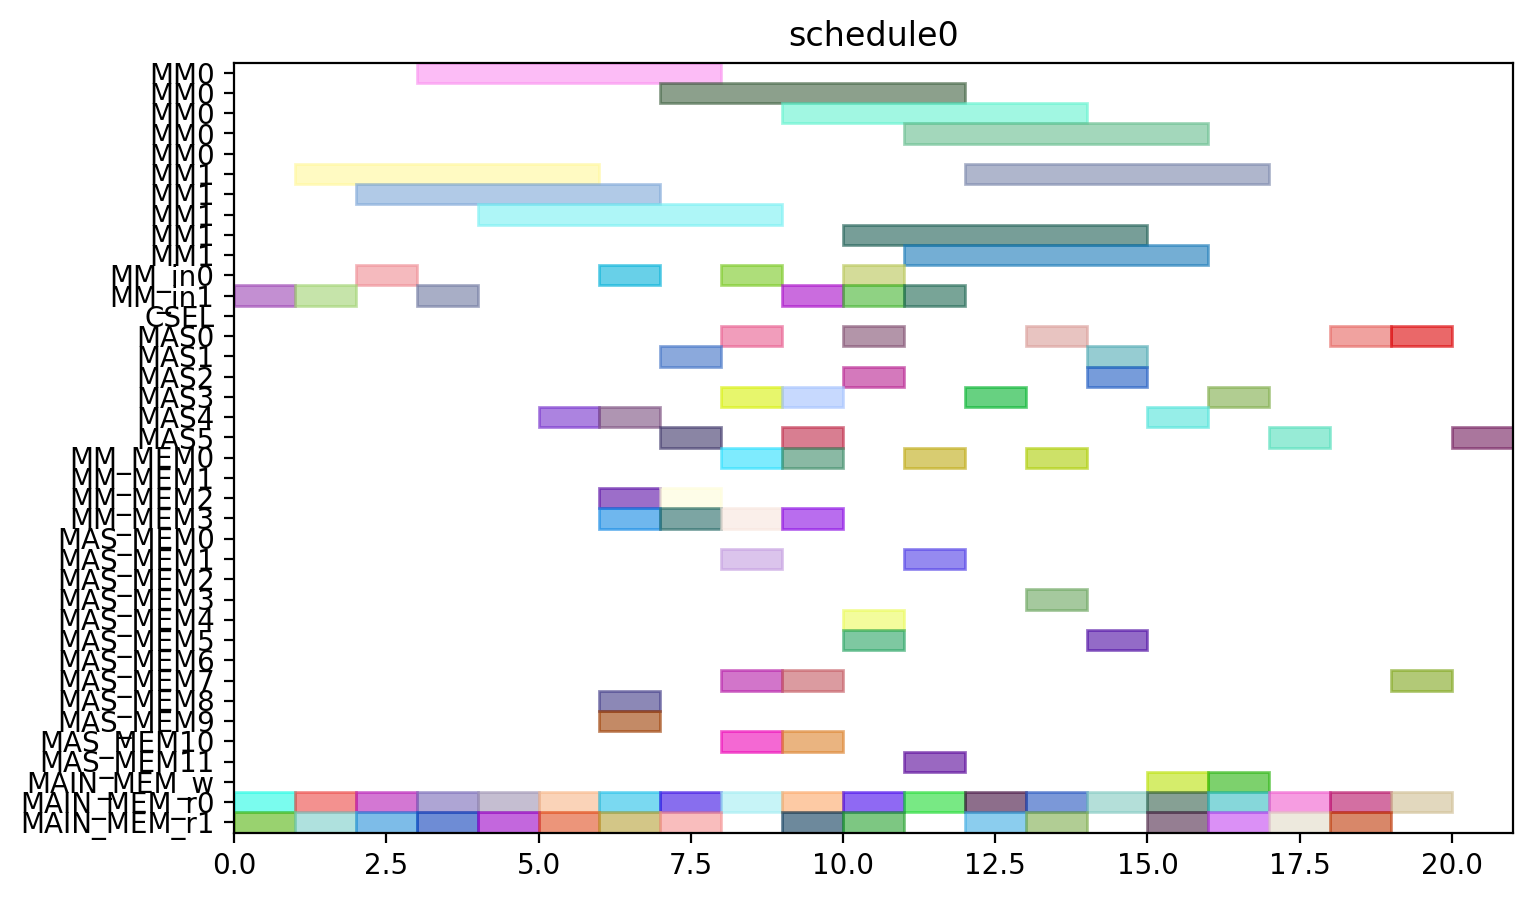

Recreate this plot in Python.
from pyschedule import Scenario, solvers, plotters, alt


def solve():
	horizon = 120
	S = Scenario("schedule0", horizon=horizon)

	# resource
	MM = S.Resources('MM', num=2, size=5)
	MM_in = S.Resources('MM_in', num=2)
	CSEL = S.Resource('CSEL')
	MAS = S.Resources('MAS', num=6, size=1, periods=range(1, horizon))
	MM_MEM = S.Resources('MM_MEM', num=4)
	MAS_MEM = S.Resources('MAS_MEM', num=12)
	MAIN_MEM_w = S.Resource('MAIN_MEM_w', size=1)
	MAIN_MEM_r = S.Resources('MAIN_MEM_r', num=2)

	# result of previous scheduling

	# new tasks
	t0_t0 = S.Task('t0_t0', length=5, delay_cost=1)
	t0_t0 += alt(MM)
	t0_t0_in = S.Task('t0_t0_in', length=1, delay_cost=1)
	t0_t0_in += alt(MM_in)
	S += t0_t0_in*MM_in[0]<=t0_t0*MM[0]
	S += t0_t0_in*MM_in[1]<=t0_t0*MM[1]
	t0_t0_mem0 = S.Task('t0_t0_mem0', length=1, delay_cost=1)
	t0_t0_mem0 += MAIN_MEM_r[0]
	S += t0_t0_mem0 <= t0_t0

	t0_t0_mem1 = S.Task('t0_t0_mem1', length=1, delay_cost=1)
	t0_t0_mem1 += MAIN_MEM_r[1]
	S += t0_t0_mem1 <= t0_t0

	t0_t1 = S.Task('t0_t1', length=5, delay_cost=1)
	t0_t1 += alt(MM)
	t0_t1_in = S.Task('t0_t1_in', length=1, delay_cost=1)
	t0_t1_in += alt(MM_in)
	S += t0_t1_in*MM_in[0]<=t0_t1*MM[0]
	S += t0_t1_in*MM_in[1]<=t0_t1*MM[1]
	t0_t1_mem0 = S.Task('t0_t1_mem0', length=1, delay_cost=1)
	t0_t1_mem0 += MAIN_MEM_r[0]
	S += t0_t1_mem0 <= t0_t1

	t0_t1_mem1 = S.Task('t0_t1_mem1', length=1, delay_cost=1)
	t0_t1_mem1 += MAIN_MEM_r[1]
	S += t0_t1_mem1 <= t0_t1

	t0_t2 = S.Task('t0_t2', length=1, delay_cost=1)
	t0_t2 += alt(MAS)
	t0_t2_mem0 = S.Task('t0_t2_mem0', length=1, delay_cost=1)
	t0_t2_mem0 += MAIN_MEM_r[0]
	S += t0_t2_mem0 <= t0_t2

	t0_t2_mem1 = S.Task('t0_t2_mem1', length=1, delay_cost=1)
	t0_t2_mem1 += MAIN_MEM_r[1]
	S += t0_t2_mem1 <= t0_t2

	t0_t3 = S.Task('t0_t3', length=1, delay_cost=1)
	t0_t3 += alt(MAS)
	t0_t3_mem0 = S.Task('t0_t3_mem0', length=1, delay_cost=1)
	t0_t3_mem0 += MAIN_MEM_r[0]
	S += t0_t3_mem0 <= t0_t3

	t0_t3_mem1 = S.Task('t0_t3_mem1', length=1, delay_cost=1)
	t0_t3_mem1 += MAIN_MEM_r[1]
	S += t0_t3_mem1 <= t0_t3

	t2_t0 = S.Task('t2_t0', length=5, delay_cost=1)
	t2_t0 += alt(MM)
	t2_t0_in = S.Task('t2_t0_in', length=1, delay_cost=1)
	t2_t0_in += alt(MM_in)
	S += t2_t0_in*MM_in[0]<=t2_t0*MM[0]
	S += t2_t0_in*MM_in[1]<=t2_t0*MM[1]
	t2_t0_mem0 = S.Task('t2_t0_mem0', length=1, delay_cost=1)
	t2_t0_mem0 += MAIN_MEM_r[0]
	S += t2_t0_mem0 <= t2_t0

	t2_t0_mem1 = S.Task('t2_t0_mem1', length=1, delay_cost=1)
	t2_t0_mem1 += MAIN_MEM_r[1]
	S += t2_t0_mem1 <= t2_t0

	t2_t1 = S.Task('t2_t1', length=5, delay_cost=1)
	t2_t1 += alt(MM)
	t2_t1_in = S.Task('t2_t1_in', length=1, delay_cost=1)
	t2_t1_in += alt(MM_in)
	S += t2_t1_in*MM_in[0]<=t2_t1*MM[0]
	S += t2_t1_in*MM_in[1]<=t2_t1*MM[1]
	t2_t1_mem0 = S.Task('t2_t1_mem0', length=1, delay_cost=1)
	t2_t1_mem0 += MAIN_MEM_r[0]
	S += t2_t1_mem0 <= t2_t1

	t2_t1_mem1 = S.Task('t2_t1_mem1', length=1, delay_cost=1)
	t2_t1_mem1 += MAIN_MEM_r[1]
	S += t2_t1_mem1 <= t2_t1

	t2_t2 = S.Task('t2_t2', length=1, delay_cost=1)
	t2_t2 += alt(MAS)
	t2_t2_mem0 = S.Task('t2_t2_mem0', length=1, delay_cost=1)
	t2_t2_mem0 += MAIN_MEM_r[0]
	S += t2_t2_mem0 <= t2_t2

	t2_t2_mem1 = S.Task('t2_t2_mem1', length=1, delay_cost=1)
	t2_t2_mem1 += MAIN_MEM_r[1]
	S += t2_t2_mem1 <= t2_t2

	t2_t3 = S.Task('t2_t3', length=1, delay_cost=1)
	t2_t3 += alt(MAS)
	t2_t3_mem0 = S.Task('t2_t3_mem0', length=1, delay_cost=1)
	t2_t3_mem0 += MAIN_MEM_r[0]
	S += t2_t3_mem0 <= t2_t3

	t2_t3_mem1 = S.Task('t2_t3_mem1', length=1, delay_cost=1)
	t2_t3_mem1 += MAIN_MEM_r[1]
	S += t2_t3_mem1 <= t2_t3

	t7_t2 = S.Task('t7_t2', length=1, delay_cost=1)
	t7_t2 += alt(MAS)
	t7_t2_mem0 = S.Task('t7_t2_mem0', length=1, delay_cost=1)
	t7_t2_mem0 += MAIN_MEM_r[0]
	S += t7_t2_mem0 <= t7_t2

	t7_t2_mem1 = S.Task('t7_t2_mem1', length=1, delay_cost=1)
	t7_t2_mem1 += MAIN_MEM_r[1]
	S += t7_t2_mem1 <= t7_t2

	t9_t2 = S.Task('t9_t2', length=1, delay_cost=1)
	t9_t2 += alt(MAS)
	t9_t2_mem0 = S.Task('t9_t2_mem0', length=1, delay_cost=1)
	t9_t2_mem0 += MAIN_MEM_r[0]
	S += t9_t2_mem0 <= t9_t2

	t9_t2_mem1 = S.Task('t9_t2_mem1', length=1, delay_cost=1)
	t9_t2_mem1 += MAIN_MEM_r[1]
	S += t9_t2_mem1 <= t9_t2

	t14_t2 = S.Task('t14_t2', length=1, delay_cost=1)
	t14_t2 += alt(MAS)
	t14_t2_mem0 = S.Task('t14_t2_mem0', length=1, delay_cost=1)
	t14_t2_mem0 += MAIN_MEM_r[0]
	S += t14_t2_mem0 <= t14_t2

	t14_t2_mem1 = S.Task('t14_t2_mem1', length=1, delay_cost=1)
	t14_t2_mem1 += MAIN_MEM_r[1]
	S += t14_t2_mem1 <= t14_t2

	new_TZ_t2 = S.Task('new_TZ_t2', length=1, delay_cost=1)
	new_TZ_t2 += alt(MAS)
	new_TZ_t2_mem0 = S.Task('new_TZ_t2_mem0', length=1, delay_cost=1)
	new_TZ_t2_mem0 += MAIN_MEM_r[0]
	S += new_TZ_t2_mem0 <= new_TZ_t2

	new_TZ_t2_mem1 = S.Task('new_TZ_t2_mem1', length=1, delay_cost=1)
	new_TZ_t2_mem1 += MAIN_MEM_r[1]
	S += new_TZ_t2_mem1 <= new_TZ_t2

	t16_t2 = S.Task('t16_t2', length=1, delay_cost=1)
	t16_t2 += alt(MAS)
	t16_t2_mem0 = S.Task('t16_t2_mem0', length=1, delay_cost=1)
	t16_t2_mem0 += MAIN_MEM_r[0]
	S += t16_t2_mem0 <= t16_t2

	t16_t2_mem1 = S.Task('t16_t2_mem1', length=1, delay_cost=1)
	t16_t2_mem1 += MAIN_MEM_r[1]
	S += t16_t2_mem1 <= t16_t2

	t17_t2 = S.Task('t17_t2', length=1, delay_cost=1)
	t17_t2 += alt(MAS)
	t17_t2_mem0 = S.Task('t17_t2_mem0', length=1, delay_cost=1)
	t17_t2_mem0 += MAIN_MEM_r[0]
	S += t17_t2_mem0 <= t17_t2

	t17_t2_mem1 = S.Task('t17_t2_mem1', length=1, delay_cost=1)
	t17_t2_mem1 += MAIN_MEM_r[1]
	S += t17_t2_mem1 <= t17_t2

	t0_t4 = S.Task('t0_t4', length=5, delay_cost=1)
	t0_t4 += alt(MM)
	t0_t4_in = S.Task('t0_t4_in', length=1, delay_cost=1)
	t0_t4_in += alt(MM_in)
	S += t0_t4_in*MM_in[0]<=t0_t4*MM[0]
	S += t0_t4_in*MM_in[1]<=t0_t4*MM[1]
	t0_t4_mem0 = S.Task('t0_t4_mem0', length=1, delay_cost=1)
	t0_t4_mem0 += alt(MAS_MEM)
	S += (t0_t2*MAS[0])-1 < t0_t4_mem0*MAS_MEM[0]
	S += (t0_t2*MAS[1])-1 < t0_t4_mem0*MAS_MEM[2]
	S += (t0_t2*MAS[2])-1 < t0_t4_mem0*MAS_MEM[4]
	S += (t0_t2*MAS[3])-1 < t0_t4_mem0*MAS_MEM[6]
	S += (t0_t2*MAS[4])-1 < t0_t4_mem0*MAS_MEM[8]
	S += (t0_t2*MAS[5])-1 < t0_t4_mem0*MAS_MEM[10]
	S += t0_t4_mem0 <= t0_t4

	t0_t4_mem1 = S.Task('t0_t4_mem1', length=1, delay_cost=1)
	t0_t4_mem1 += alt(MAS_MEM)
	S += (t0_t3*MAS[0])-1 < t0_t4_mem1*MAS_MEM[1]
	S += (t0_t3*MAS[1])-1 < t0_t4_mem1*MAS_MEM[3]
	S += (t0_t3*MAS[2])-1 < t0_t4_mem1*MAS_MEM[5]
	S += (t0_t3*MAS[3])-1 < t0_t4_mem1*MAS_MEM[7]
	S += (t0_t3*MAS[4])-1 < t0_t4_mem1*MAS_MEM[9]
	S += (t0_t3*MAS[5])-1 < t0_t4_mem1*MAS_MEM[11]
	S += t0_t4_mem1 <= t0_t4

	t00 = S.Task('t00', length=1, delay_cost=1)
	t00 += alt(MAS)
	t00_mem0 = S.Task('t00_mem0', length=1, delay_cost=1)
	t00_mem0 += alt(MM_MEM)
	S += (t0_t0*MM[0])-1 < t00_mem0*MM_MEM[0]
	S += (t0_t0*MM[1])-1 < t00_mem0*MM_MEM[2]
	S += t00_mem0 <= t00

	t00_mem1 = S.Task('t00_mem1', length=1, delay_cost=1)
	t00_mem1 += alt(MM_MEM)
	S += (t0_t1*MM[0])-1 < t00_mem1*MM_MEM[1]
	S += (t0_t1*MM[1])-1 < t00_mem1*MM_MEM[3]
	S += t00_mem1 <= t00

	t0_t5 = S.Task('t0_t5', length=1, delay_cost=1)
	t0_t5 += alt(MAS)
	t0_t5_mem0 = S.Task('t0_t5_mem0', length=1, delay_cost=1)
	t0_t5_mem0 += alt(MM_MEM)
	S += (t0_t0*MM[0])-1 < t0_t5_mem0*MM_MEM[0]
	S += (t0_t0*MM[1])-1 < t0_t5_mem0*MM_MEM[2]
	S += t0_t5_mem0 <= t0_t5

	t0_t5_mem1 = S.Task('t0_t5_mem1', length=1, delay_cost=1)
	t0_t5_mem1 += alt(MM_MEM)
	S += (t0_t1*MM[0])-1 < t0_t5_mem1*MM_MEM[1]
	S += (t0_t1*MM[1])-1 < t0_t5_mem1*MM_MEM[3]
	S += t0_t5_mem1 <= t0_t5

	t2_t4 = S.Task('t2_t4', length=5, delay_cost=1)
	t2_t4 += alt(MM)
	t2_t4_in = S.Task('t2_t4_in', length=1, delay_cost=1)
	t2_t4_in += alt(MM_in)
	S += t2_t4_in*MM_in[0]<=t2_t4*MM[0]
	S += t2_t4_in*MM_in[1]<=t2_t4*MM[1]
	t2_t4_mem0 = S.Task('t2_t4_mem0', length=1, delay_cost=1)
	t2_t4_mem0 += alt(MAS_MEM)
	S += (t2_t2*MAS[0])-1 < t2_t4_mem0*MAS_MEM[0]
	S += (t2_t2*MAS[1])-1 < t2_t4_mem0*MAS_MEM[2]
	S += (t2_t2*MAS[2])-1 < t2_t4_mem0*MAS_MEM[4]
	S += (t2_t2*MAS[3])-1 < t2_t4_mem0*MAS_MEM[6]
	S += (t2_t2*MAS[4])-1 < t2_t4_mem0*MAS_MEM[8]
	S += (t2_t2*MAS[5])-1 < t2_t4_mem0*MAS_MEM[10]
	S += t2_t4_mem0 <= t2_t4

	t2_t4_mem1 = S.Task('t2_t4_mem1', length=1, delay_cost=1)
	t2_t4_mem1 += alt(MAS_MEM)
	S += (t2_t3*MAS[0])-1 < t2_t4_mem1*MAS_MEM[1]
	S += (t2_t3*MAS[1])-1 < t2_t4_mem1*MAS_MEM[3]
	S += (t2_t3*MAS[2])-1 < t2_t4_mem1*MAS_MEM[5]
	S += (t2_t3*MAS[3])-1 < t2_t4_mem1*MAS_MEM[7]
	S += (t2_t3*MAS[4])-1 < t2_t4_mem1*MAS_MEM[9]
	S += (t2_t3*MAS[5])-1 < t2_t4_mem1*MAS_MEM[11]
	S += t2_t4_mem1 <= t2_t4

	t20 = S.Task('t20', length=1, delay_cost=1)
	t20 += alt(MAS)
	t20_mem0 = S.Task('t20_mem0', length=1, delay_cost=1)
	t20_mem0 += alt(MM_MEM)
	S += (t2_t0*MM[0])-1 < t20_mem0*MM_MEM[0]
	S += (t2_t0*MM[1])-1 < t20_mem0*MM_MEM[2]
	S += t20_mem0 <= t20

	t20_mem1 = S.Task('t20_mem1', length=1, delay_cost=1)
	t20_mem1 += alt(MM_MEM)
	S += (t2_t1*MM[0])-1 < t20_mem1*MM_MEM[1]
	S += (t2_t1*MM[1])-1 < t20_mem1*MM_MEM[3]
	S += t20_mem1 <= t20

	t2_t5 = S.Task('t2_t5', length=1, delay_cost=1)
	t2_t5 += alt(MAS)
	t2_t5_mem0 = S.Task('t2_t5_mem0', length=1, delay_cost=1)
	t2_t5_mem0 += alt(MM_MEM)
	S += (t2_t0*MM[0])-1 < t2_t5_mem0*MM_MEM[0]
	S += (t2_t0*MM[1])-1 < t2_t5_mem0*MM_MEM[2]
	S += t2_t5_mem0 <= t2_t5

	t2_t5_mem1 = S.Task('t2_t5_mem1', length=1, delay_cost=1)
	t2_t5_mem1 += alt(MM_MEM)
	S += (t2_t1*MM[0])-1 < t2_t5_mem1*MM_MEM[1]
	S += (t2_t1*MM[1])-1 < t2_t5_mem1*MM_MEM[3]
	S += t2_t5_mem1 <= t2_t5

	t01 = S.Task('t01', length=1, delay_cost=1)
	t01 += alt(MAS)
	t01_mem0 = S.Task('t01_mem0', length=1, delay_cost=1)
	t01_mem0 += alt(MM_MEM)
	S += (t0_t4*MM[0])-1 < t01_mem0*MM_MEM[0]
	S += (t0_t4*MM[1])-1 < t01_mem0*MM_MEM[2]
	S += t01_mem0 <= t01

	t01_mem1 = S.Task('t01_mem1', length=1, delay_cost=1)
	t01_mem1 += alt(MAS_MEM)
	S += (t0_t5*MAS[0])-1 < t01_mem1*MAS_MEM[1]
	S += (t0_t5*MAS[1])-1 < t01_mem1*MAS_MEM[3]
	S += (t0_t5*MAS[2])-1 < t01_mem1*MAS_MEM[5]
	S += (t0_t5*MAS[3])-1 < t01_mem1*MAS_MEM[7]
	S += (t0_t5*MAS[4])-1 < t01_mem1*MAS_MEM[9]
	S += (t0_t5*MAS[5])-1 < t01_mem1*MAS_MEM[11]
	S += t01_mem1 <= t01

	t10 = S.Task('t10', length=1, delay_cost=1)
	t10 += alt(MAS)
	t10_mem0 = S.Task('t10_mem0', length=1, delay_cost=1)
	t10_mem0 += MAIN_MEM_r[0]
	S += t10_mem0 <= t10

	t10_mem1 = S.Task('t10_mem1', length=1, delay_cost=1)
	t10_mem1 += alt(MAS_MEM)
	S += (t00*MAS[0])-1 < t10_mem1*MAS_MEM[1]
	S += (t00*MAS[1])-1 < t10_mem1*MAS_MEM[3]
	S += (t00*MAS[2])-1 < t10_mem1*MAS_MEM[5]
	S += (t00*MAS[3])-1 < t10_mem1*MAS_MEM[7]
	S += (t00*MAS[4])-1 < t10_mem1*MAS_MEM[9]
	S += (t00*MAS[5])-1 < t10_mem1*MAS_MEM[11]
	S += t10_mem1 <= t10

	t21 = S.Task('t21', length=1, delay_cost=1)
	t21 += alt(MAS)
	t21_mem0 = S.Task('t21_mem0', length=1, delay_cost=1)
	t21_mem0 += alt(MM_MEM)
	S += (t2_t4*MM[0])-1 < t21_mem0*MM_MEM[0]
	S += (t2_t4*MM[1])-1 < t21_mem0*MM_MEM[2]
	S += t21_mem0 <= t21

	t21_mem1 = S.Task('t21_mem1', length=1, delay_cost=1)
	t21_mem1 += alt(MAS_MEM)
	S += (t2_t5*MAS[0])-1 < t21_mem1*MAS_MEM[1]
	S += (t2_t5*MAS[1])-1 < t21_mem1*MAS_MEM[3]
	S += (t2_t5*MAS[2])-1 < t21_mem1*MAS_MEM[5]
	S += (t2_t5*MAS[3])-1 < t21_mem1*MAS_MEM[7]
	S += (t2_t5*MAS[4])-1 < t21_mem1*MAS_MEM[9]
	S += (t2_t5*MAS[5])-1 < t21_mem1*MAS_MEM[11]
	S += t21_mem1 <= t21

	t30 = S.Task('t30', length=1, delay_cost=1)
	t30 += alt(MAS)
	t30_mem0 = S.Task('t30_mem0', length=1, delay_cost=1)
	t30_mem0 += MAIN_MEM_r[0]
	S += t30_mem0 <= t30

	t30_mem1 = S.Task('t30_mem1', length=1, delay_cost=1)
	t30_mem1 += alt(MAS_MEM)
	S += (t20*MAS[0])-1 < t30_mem1*MAS_MEM[1]
	S += (t20*MAS[1])-1 < t30_mem1*MAS_MEM[3]
	S += (t20*MAS[2])-1 < t30_mem1*MAS_MEM[5]
	S += (t20*MAS[3])-1 < t30_mem1*MAS_MEM[7]
	S += (t20*MAS[4])-1 < t30_mem1*MAS_MEM[9]
	S += (t20*MAS[5])-1 < t30_mem1*MAS_MEM[11]
	S += t30_mem1 <= t30

	t11 = S.Task('t11', length=1, delay_cost=1)
	t11 += alt(MAS)
	t11_mem0 = S.Task('t11_mem0', length=1, delay_cost=1)
	t11_mem0 += MAIN_MEM_r[0]
	S += t11_mem0 <= t11

	t11_mem1 = S.Task('t11_mem1', length=1, delay_cost=1)
	t11_mem1 += alt(MAS_MEM)
	S += (t01*MAS[0])-1 < t11_mem1*MAS_MEM[1]
	S += (t01*MAS[1])-1 < t11_mem1*MAS_MEM[3]
	S += (t01*MAS[2])-1 < t11_mem1*MAS_MEM[5]
	S += (t01*MAS[3])-1 < t11_mem1*MAS_MEM[7]
	S += (t01*MAS[4])-1 < t11_mem1*MAS_MEM[9]
	S += (t01*MAS[5])-1 < t11_mem1*MAS_MEM[11]
	S += t11_mem1 <= t11

	t31 = S.Task('t31', length=1, delay_cost=1)
	t31 += alt(MAS)
	t31_mem0 = S.Task('t31_mem0', length=1, delay_cost=1)
	t31_mem0 += MAIN_MEM_r[0]
	S += t31_mem0 <= t31

	t31_mem1 = S.Task('t31_mem1', length=1, delay_cost=1)
	t31_mem1 += alt(MAS_MEM)
	S += (t21*MAS[0])-1 < t31_mem1*MAS_MEM[1]
	S += (t21*MAS[1])-1 < t31_mem1*MAS_MEM[3]
	S += (t21*MAS[2])-1 < t31_mem1*MAS_MEM[5]
	S += (t21*MAS[3])-1 < t31_mem1*MAS_MEM[7]
	S += (t21*MAS[4])-1 < t31_mem1*MAS_MEM[9]
	S += (t21*MAS[5])-1 < t31_mem1*MAS_MEM[11]
	S += t31_mem1 <= t31

	c010 = S.Task('c010', length=5, delay_cost=1)
	c010 += alt(MM)
	c010_in = S.Task('c010_in', length=1, delay_cost=1)
	c010_in += alt(MM_in)
	S += c010_in*MM_in[0]<=c010*MM[0]
	S += c010_in*MM_in[1]<=c010*MM[1]
	S += 0<c010

	c010_w = S.Task('c010_w', length=1, delay_cost=1)
	c010_w += alt(MAIN_MEM_w)
	S += c010 <= c010_w

	c010_mem0 = S.Task('c010_mem0', length=1, delay_cost=1)
	c010_mem0 += alt(MAS_MEM)
	S += (t30*MAS[0])-1 < c010_mem0*MAS_MEM[0]
	S += (t30*MAS[1])-1 < c010_mem0*MAS_MEM[2]
	S += (t30*MAS[2])-1 < c010_mem0*MAS_MEM[4]
	S += (t30*MAS[3])-1 < c010_mem0*MAS_MEM[6]
	S += (t30*MAS[4])-1 < c010_mem0*MAS_MEM[8]
	S += (t30*MAS[5])-1 < c010_mem0*MAS_MEM[10]
	S += c010_mem0 <= c010

	c010_mem1 = S.Task('c010_mem1', length=1, delay_cost=1)
	c010_mem1 += MAIN_MEM_r[1]
	S += c010_mem1 <= c010

	c200 = S.Task('c200', length=5, delay_cost=1)
	c200 += alt(MM)
	c200_in = S.Task('c200_in', length=1, delay_cost=1)
	c200_in += alt(MM_in)
	S += c200_in*MM_in[0]<=c200*MM[0]
	S += c200_in*MM_in[1]<=c200*MM[1]
	S += 0<c200

	c200_w = S.Task('c200_w', length=1, delay_cost=1)
	c200_w += alt(MAIN_MEM_w)
	S += c200 <= c200_w

	c200_mem0 = S.Task('c200_mem0', length=1, delay_cost=1)
	c200_mem0 += alt(MAS_MEM)
	S += (t10*MAS[0])-1 < c200_mem0*MAS_MEM[0]
	S += (t10*MAS[1])-1 < c200_mem0*MAS_MEM[2]
	S += (t10*MAS[2])-1 < c200_mem0*MAS_MEM[4]
	S += (t10*MAS[3])-1 < c200_mem0*MAS_MEM[6]
	S += (t10*MAS[4])-1 < c200_mem0*MAS_MEM[8]
	S += (t10*MAS[5])-1 < c200_mem0*MAS_MEM[10]
	S += c200_mem0 <= c200

	c200_mem1 = S.Task('c200_mem1', length=1, delay_cost=1)
	c200_mem1 += MAIN_MEM_r[1]
	S += c200_mem1 <= c200

	t16_t0 = S.Task('t16_t0', length=5, delay_cost=1)
	t16_t0 += alt(MM)
	t16_t0_in = S.Task('t16_t0_in', length=1, delay_cost=1)
	t16_t0_in += alt(MM_in)
	S += t16_t0_in*MM_in[0]<=t16_t0*MM[0]
	S += t16_t0_in*MM_in[1]<=t16_t0*MM[1]
	t16_t0_mem0 = S.Task('t16_t0_mem0', length=1, delay_cost=1)
	t16_t0_mem0 += MAIN_MEM_r[0]
	S += t16_t0_mem0 <= t16_t0

	t16_t0_mem1 = S.Task('t16_t0_mem1', length=1, delay_cost=1)
	t16_t0_mem1 += alt(MAS_MEM)
	S += (t30*MAS[0])-1 < t16_t0_mem1*MAS_MEM[1]
	S += (t30*MAS[1])-1 < t16_t0_mem1*MAS_MEM[3]
	S += (t30*MAS[2])-1 < t16_t0_mem1*MAS_MEM[5]
	S += (t30*MAS[3])-1 < t16_t0_mem1*MAS_MEM[7]
	S += (t30*MAS[4])-1 < t16_t0_mem1*MAS_MEM[9]
	S += (t30*MAS[5])-1 < t16_t0_mem1*MAS_MEM[11]
	S += t16_t0_mem1 <= t16_t0

	t17_t0 = S.Task('t17_t0', length=5, delay_cost=1)
	t17_t0 += alt(MM)
	t17_t0_in = S.Task('t17_t0_in', length=1, delay_cost=1)
	t17_t0_in += alt(MM_in)
	S += t17_t0_in*MM_in[0]<=t17_t0*MM[0]
	S += t17_t0_in*MM_in[1]<=t17_t0*MM[1]
	t17_t0_mem0 = S.Task('t17_t0_mem0', length=1, delay_cost=1)
	t17_t0_mem0 += MAIN_MEM_r[0]
	S += t17_t0_mem0 <= t17_t0

	t17_t0_mem1 = S.Task('t17_t0_mem1', length=1, delay_cost=1)
	t17_t0_mem1 += alt(MAS_MEM)
	S += (t10*MAS[0])-1 < t17_t0_mem1*MAS_MEM[1]
	S += (t10*MAS[1])-1 < t17_t0_mem1*MAS_MEM[3]
	S += (t10*MAS[2])-1 < t17_t0_mem1*MAS_MEM[5]
	S += (t10*MAS[3])-1 < t17_t0_mem1*MAS_MEM[7]
	S += (t10*MAS[4])-1 < t17_t0_mem1*MAS_MEM[9]
	S += (t10*MAS[5])-1 < t17_t0_mem1*MAS_MEM[11]
	S += t17_t0_mem1 <= t17_t0

	solvers.mip.solve(S,msg=1,kind='CPLEX',ratio_gap=1.01)

	solution = [['hoge']*len(S.solution()[1]) for i in range(len(S.solution()))]
	for i in range(len(S.solution())):
		for j in range(len(S.solution()[i])):
			solution[i][j]=str(S.solution()[i][j])
	print(solution)

	cycles = int(solution[-1][3])

	pic_file_name = "/home/mfukuda/ABE/multiRAM_multiMAS_16mux/scheduling_result/stage5MM2_stage1MAS6/EP2_ADD_w_EVAL/schedule0.png"
	if(S.solution() != []):
		plotters.matplotlib.plot(S,img_filename=pic_file_name, show_task_labels=False, fig_size=(cycles*0.25+3, 5))

	return solution
